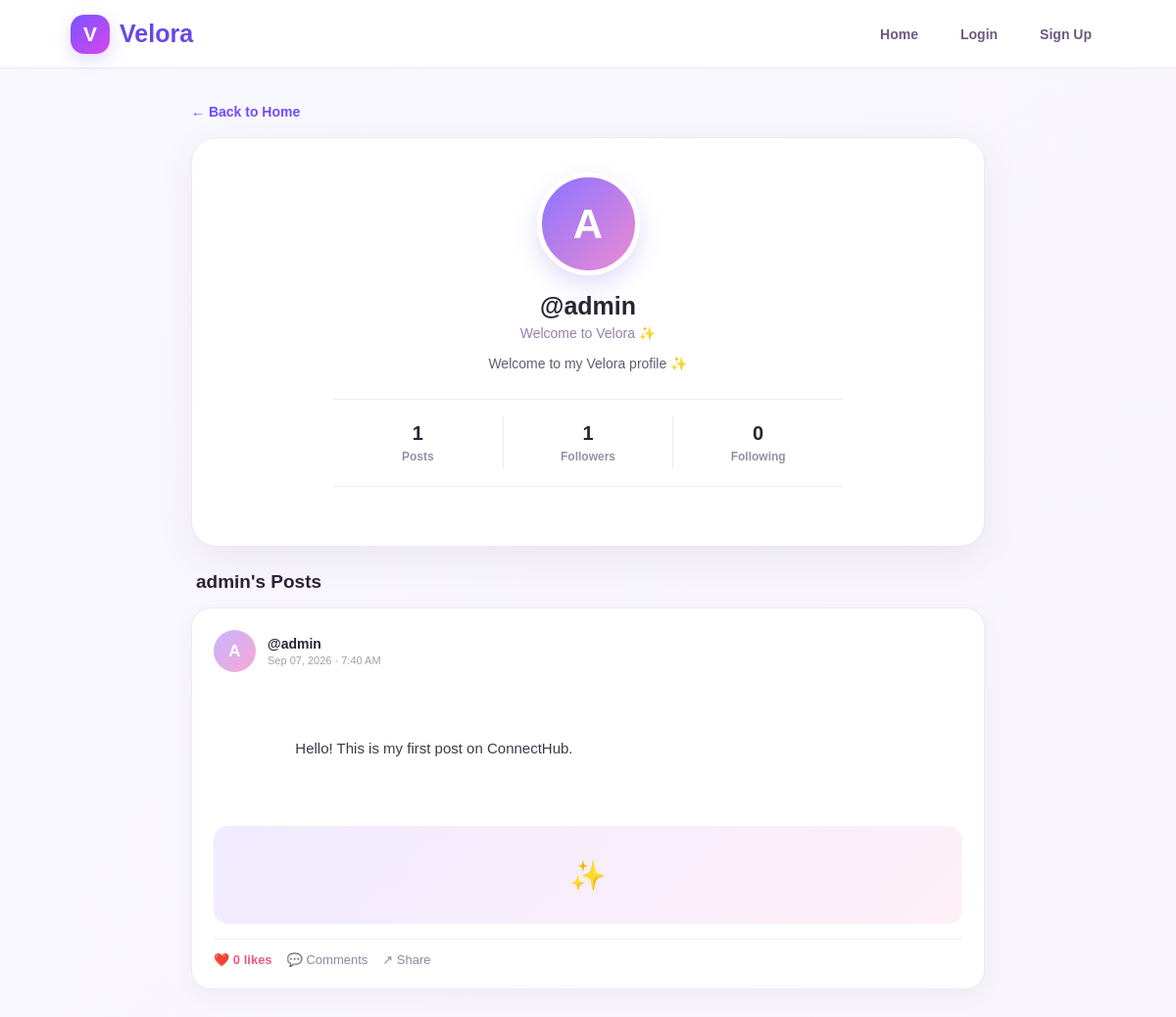
Page /profile/admin/ on the committed database.
### posts/models.py (models this page shows, shortened)
class Post(models.Model):
    username = models.CharField(max_length=100)
    content = models.TextField()
    created_at = models.DateTimeField(auto_now_add=True)
    likes = models.IntegerField(default=0)

### posts/views.py (the view, shortened to what this page needs)
def profile(request, username):
    user = User.objects.filter(
        username=username
    ).first()
    profile_obj, created = Profile.objects.get_or_create(
        user=user
    )
    posts = Post.objects.filter(
        username=username
    ).order_by(
        "-created_at"
    )
    followers_count = Follow.objects.filter(
        following=user
    ).count()
    following_count = Follow.objects.filter(
        follower=user
    ).count()
    is_followed = False
    if request.user.is_authenticated:
        if request.user != user:
            is_followed = Follow.objects.filter(
                follower=request.user,
                following=user
            ).exists()
    return render(
        request,
        "posts/profile.html",
        {
            "profile_user": user,
            "profile": profile_obj,
            "posts": posts,
            "followers_count": followers_count,
            "following_count": following_count,
            "is_followed": is_followed
        }
    )

### posts/templates/posts/profile.html (shortened to what this page needs)
<!DOCTYPE html>
<html lang="en">
<head>
</head>
<body>
<nav class="navbar">
    <a
        href="{% url 'home' %}"
        class="brand"
    >
        <div class="logo">
            V
        </div>
        Velora
    </a>
    <div class="nav-right">
        <a
            href="{% url 'home' %}"
            class="nav-link"
        >
            Home
        </a>
        {% if request.user.is_authenticated %}
            <a
                href="{% url 'profile' request.user.username %}"
                class="nav-link"
            >
                My Profile
            </a>
            <a
                href="{% url 'logout' %}"
                class="nav-link logout"
            >
                Logout
            </a>
        {% else %}
            <a
                href="{% url 'login' %}"
                class="nav-link"
            >
                Login
            </a>
            <a
                href="{% url 'signup' %}"
                class="nav-link"
            >
                Sign Up
            </a>
        {% endif %}
    </div>
</nav>
{% if user_not_found %}
    <div class="not-found">
        <div class="not-found-icon">
            ✨
        </div>
        <h1>
            User not found
        </h1>
        <p>
            @{{ username }} doesn't exist yet.
        </p>
        <a
            href="{% url 'home' %}"
            class="home-button"
        >
            ← Back to Home
        </a>
    </div>
{% else %}
<div class="container">
    <a
        href="{% url 'home' %}"
        class="back-link"
    >
        ← Back to Home
    </a>
    <section class="profile-card">
        <div class="profile-avatar">
            {% if profile.profile_image %}
                <img
                    src="{{ profile.profile_image }}"
                    alt="{{ profile_user.username }}"
                    style="
                        width:100%;
                        height:100%;
                        object-fit:cover;
                        border-radius:50%;
                    "
                >
            {% else %}
                {{ profile_user.username|first|upper }}
            {% endif %}
        </div>
        <h1 class="profile-name">
            @{{ profile_user.username }}
        </h1>
        <p class="profile-handle">
            Welcome to Velora ✨
        </p>
        <p class="bio">
            {% if profile.bio %}
                {{ profile.bio }}
            {% else %}
                Welcome to my Velora profile ✨
            {% endif %}
        </p>
        <div class="stats">
            <div class="stat">
                <strong>
                    {{ posts|length }}
                </strong>
                <span>
                    Posts
                </span>
            </div>
            <a
                href="{% url 'followers' profile_user.username %}"
                class="stat stat-link"
            >
                <strong>
                    {{ followers_count }}
                </strong>
                <span>
                    Followers
                </span>
            </a>
            <a
                href="{% url 'following' profile_user.username %}"
                class="stat stat-link"
            >
                <strong>
                    {{ following_count }}
                </strong>
                <span>
                    Following
                </span>
            </a>
        </div>
    </section>
    <section class="posts-section">
        <h2 class="section-title">
            {{ profile_user.username }}'s Posts
        </h2>
        {% for post in posts %}
            <article class="post-card">
                <div class="post-header">
                    <div class="post-avatar">
                        {{ post.username|first|upper }}
                    </div>
                    <div class="post-user">
                        <a
                            href="{% url 'profile' post.username %}"
                        >
                            @{{ post.username }}
                        </a>
                        <span class="post-date">
                            {{ post.created_at|date:"M d, Y · g:i A" }}
                        </span>
                    </div>
                </div>
                <div class="post-content">
                    {{ post.content }}
                </div>
                <div class="post-decoration">
                    ✨
                </div>
                <div class="post-footer">
                    <span class="likes">
                        ❤️ {{ post.likes }} likes
                    </span>
                    <span>
                        💬 Comments
                    </span>
                    <span>
                        ↗ Share
                    </span>
                </div>
            </article>
        {% endfor %}
    </section>
</div>
{% endif %}
</body>
</html>

### posts/templates/posts/profile.html (style rules this page uses)
* { box-sizing: border-box; margin: 0; padding: 0; }
body { font-family: Arial, Helvetica, sans-serif; background: linear-gradient( 135deg, #faf8ff, #f7f4fb ); color: #292433; min-height: 100vh; }
.navbar { height: 70px; background: rgba(255,255,255,0.95); border-bottom: 1px solid #eee8f5; display: flex; align-items: center; justify-content: space-between; padding: 0 6%; position: sticky; top: 0; z-index: 100; backdrop-filter: blur(10px); }
.brand { display: flex; align-items: center; gap: 10px; font-size: 25px; font-weight: 700; color: #6847e8; text-decoration: none; }
.logo { width: 40px; height: 40px; border-radius: 14px; background: linear-gradient( 135deg, #7655ff, #d946ef ); display: flex; align-items: center; justify-content: center; color: white; font-size: 21px; font-weight: bold; box-shadow: 0 6px 18px rgba(118,85,255,0.22); }
.nav-right { display: flex; align-items: center; gap: 15px; }
.nav-link { text-decoration: none; color: #6d5b80; font-size: 14px; font-weight: 600; padding: 9px 14px; border-radius: 10px; transition: 0.2s; }
.container { max-width: 850px; margin: 35px auto; padding: 0 20px; }
.back-link { display: inline-block; text-decoration: none; color: #704cff; font-size: 14px; font-weight: 600; margin-bottom: 18px; transition: 0.2s; }
.profile-card { background: white; border: 1px solid #eee8f5; border-radius: 26px; padding: 35px; box-shadow: 0 12px 40px rgba(47, 29, 75, 0.07); text-align: center; }
.profile-avatar { width: 105px; height: 105px; border-radius: 50%; margin: 0 auto 17px; background: linear-gradient( 135deg, #8b73ff, #ec8bd4 ); display: flex; align-items: center; justify-content: center; color: white; font-size: 42px; font-weight: 700; box-shadow: 0 10px 25px rgba(116, 81, 230, 0.20); border: 5px solid white; }
.profile-name { font-size: 25px; font-weight: 700; margin-bottom: 5px; }
.profile-handle { color: #987fa9; font-size: 14px; margin-bottom: 12px; }
.bio { max-width: 500px; margin: 0 auto 22px; color: #655b6d; line-height: 1.6; font-size: 14px; }
.stats { display: flex; justify-content: center; align-items: center; gap: 0; margin: 25px auto; max-width: 520px; border-top: 1px solid #f0ebf5; border-bottom: 1px solid #f0ebf5; padding: 18px 0; }
.stat { flex: 1; text-align: center; text-decoration: none; color: #292433; padding: 5px 15px; border-right: 1px solid #eee8f5; transition: 0.2s; }
.stat:last-child { border-right: none; }
.stat strong { display: block; font-size: 20px; margin-bottom: 5px; }
.stat span { display: block; color: #9a8ea5; font-size: 12px; font-weight: 600; }
.posts-section { margin-top: 25px; }
.section-title { font-size: 19px; font-weight: 700; margin-bottom: 15px; padding-left: 5px; }
.post-card { background: white; border: 1px solid #eee8f5; border-radius: 20px; padding: 22px; margin-bottom: 15px; box-shadow: 0 7px 25px rgba(47,29,75,0.045); }
.post-header { display: flex; align-items: center; gap: 12px; margin-bottom: 16px; }
.post-avatar { width: 43px; height: 43px; border-radius: 50%; background: linear-gradient( 135deg, #c4b5fd, #f9a8d4 ); display: flex; align-items: center; justify-content: center; color: white; font-size: 17px; font-weight: bold; }
.post-user { display: flex; flex-direction: column; gap: 3px; }
.post-user a { text-decoration: none; color: #292433; font-size: 14px; font-weight: 700; }
.post-date { color: #a69bad; font-size: 11px; }
.post-content { font-size: 15px; line-height: 1.65; color: #40374a; white-space: pre-wrap; margin-bottom: 17px; }
.post-decoration { height: 100px; border-radius: 15px; background: linear-gradient( 135deg, #f0ebff, #fff0f8 ); display: flex; align-items: center; justify-content: center; font-size: 30px; margin-bottom: 15px; }
.post-footer { display: flex; align-items: center; gap: 15px; color: #92869e; font-size: 13px; border-top: 1px solid #f2edf6; padding-top: 13px; }
.likes { color: #e85d7d; font-weight: 600; }

### rows in the picture
Post: username|first "A", username "admin", created_at "Sep 07, 2026 · 7:40 AM", content "Hello! This is my first post on ConnectHub.", likes "0"

### other values in the picture
{{ profile_user.username|first|upper }} "A"
{{ profile_user.username }} "admin"
{{ posts|length }} "1"
{{ followers_count }} "1"
{{ following_count }} "0"
